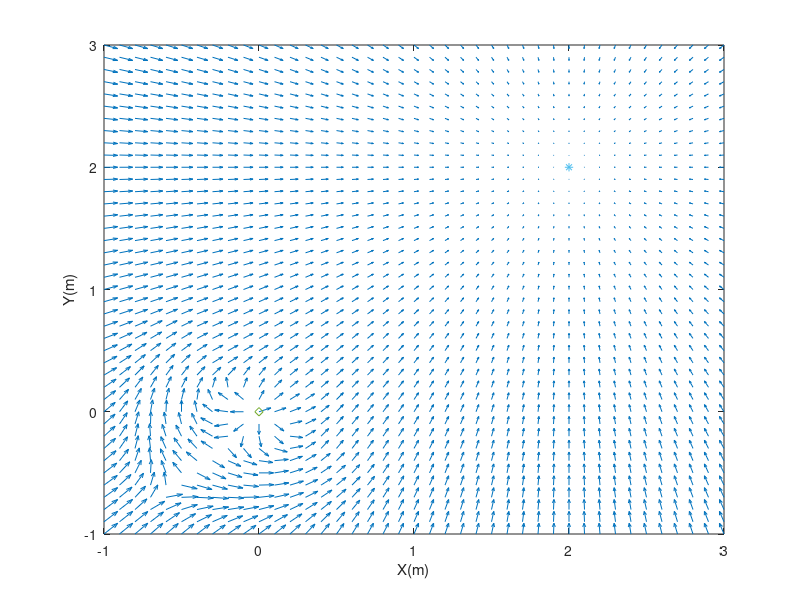

MATLAB code for this plot:
function VelocityField_PointGraph

    droneR=0.1; % drone r
    dangerR=0.5; % danger zone R
    w=2.5; % sensor zone wR

    obs = [0 0]; 
    goal = [2 2];
    
    [X,Y] = meshgrid(-1:0.1:3);
    
    dim = size(X);
    dis2o = zeros(dim);
    dis2t = zeros(dim);
    
    angle_t = zeros(dim);
    angle_o = zeros(dim);
    angle_g = zeros(dim);
    
    for xi = 1:dim
        for yi = 1:dim
            dis2t(xi,yi) = norm([X(xi,yi) Y(xi,yi)] - goal(1,:));
            dis2o(xi,yi) = norm([X(xi,yi) Y(xi,yi)] - obs(1,:));
            vec2t = goal(1,:) - [X(xi,yi) Y(xi,yi)];
            angle_t(xi,yi) = rad2deg(atan2(vec2t(1,2), vec2t(1,1)));
            
            if dis2o(xi,yi) <= w*dangerR
                vec2o =  [X(xi,yi) Y(xi,yi)] - obs(1,:); % direction from obs to pos
                angle_o(xi,yi) = rad2deg(atan2(vec2o(1,2), vec2o(1,1)));
                theta_g = angleConversion(angle_o(xi,yi) -90);
                if abs(theta_g - angle_t(xi,yi)) <= 90
                    angle_g(xi,yi) = theta_g;
                else
                    angle_g(xi,yi) = angleConversion(theta_g + 180);
                end
            end
        end
    end
    
    alpha = 0*(dis2o<=droneR)+0*(dis2o>droneR&dis2o<=dangerR)+(1-cos(pi*(dis2o-dangerR)/(w*dangerR-dangerR)))/2.*(dis2o>dangerR&dis2o<=w*dangerR)+1*(dis2o>w*dangerR);
    beta = 1*(dis2o<=droneR)+(1+cos(pi*(dis2o-droneR)/(dangerR-droneR)))/2.*(dis2o>droneR&dis2o<=dangerR)+0*(dis2o>dangerR&dis2o<=w*dangerR)+0*(dis2o>w*dangerR);
    gamma = 0*(dis2o<=droneR)+(1-cos(pi*(dis2o-droneR)/(dangerR-droneR)))/2.*(dis2o>droneR&dis2o<=dangerR)+(1+cos(pi*(dis2o-dangerR)/(w*dangerR-dangerR)))/2.*(dis2o>dangerR&dis2o<=w*dangerR)+0*(dis2o>w*dangerR);
    
    for xi=1:dim
        for yi=1:dim
            % if the obstacle and target in the opposite sides
            if abs(angle_t(xi,yi) - angle_o(xi,yi)) < 90
                alpha(xi,yi) = 1;
                gamma(xi,yi) = 0;
            end
        end
    end

    dx = alpha.*cosd(angle_t) + beta.*sind(90-angle_o) + gamma.*cosd(angle_g);
    dy = alpha.*sind(angle_t) + beta.*cosd(90-angle_o) + gamma.*sind(angle_g);

    theta = rad2deg(atan2(dy,dx));
    normA = dis2t - min(dis2t(:)); % normlization
    normA = normA ./ max(normA(:));
    u = 10.*cosd(theta).*normA;
    v = 10.*sind(theta).*normA;

    figure
    quiver(X,Y,u,v);
    hold on;
    xlabel('X(m)');
    ylabel('Y(m)');
    plot(obs(1,1), obs(1,2),'d');
    plot(goal(1,1), goal(1,2),'*');
end


%limite input theta within [-180,180)
function theta = angleConversion(theta)
    theta = theta + 180;
    while theta >= 360 || theta < 0
        multiple = floor(theta/360);
        theta = theta - (multiple)*360;
    end
    theta = theta - 180;
end